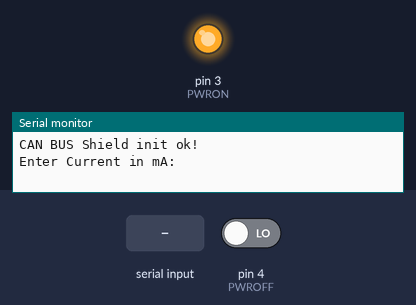
The sketch below on a simulated Arduino Uno, built with avr-gcc and run on an emulated ATmega328P. Parts: output pins drawn as LEDs (lit = HIGH), the last lines printed to the serial monitor. The inputs (shaded band) are chosen by the test bench; at power-on: pin 4 (PWROFF) LOW.

Above: at 5.4 s.
5.5 s: "90,45\n" received over Serial
At 7.8 s:
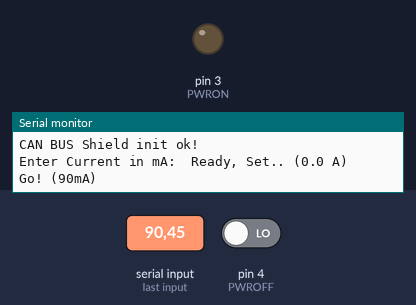
Timing chart, 0 to 9.3 s (numbered marks = the images above; inputs shaded):
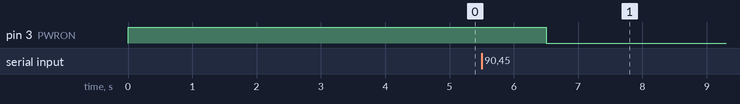

Measured:
- after the input at 5.5 s, pin 3 (PWRON): HIGH → LOW after 1.0 s

The sketch:

Speed_Performance.ino
```cpp
/**
 * This program sets the motor current to 1 A about 1 s after Startup
 * the motor current is repeatedly set, to prevent auto-turnoff
 * after the step ist set, the CAN-Bus is read till the usb plug is ripped off because the rollator drove off.
 *
 * @author Fabian Niederberger
 *
 */

#include <mcp_can.h>
#include <mcp_can_dfs.h>
#include <SoftwareSerial.h>   //Software Serial Port
#include <SPI.h>

#define PWRON 3
#define PWROFF 4
#define SPI_CS_PIN  10                                //Chipselect CAN on Pin 10

MCP_CAN CAN(SPI_CS_PIN);

const int odoCount = 10;                                // 1s / 0.04s = 25 for safety remove 3 cycles = 22
const int left = 266;                                   // motor left
const int right = 298;                                  // motor right
const int speedLeft = 256;                              // CAN FRAME ID for speed left wheel
const int speedRight = 288;                             // speed right wheel
const int odoLeft = 257;                                // odo ticks left wheel
const int odoRight = 289;                               // odo ticks right wheel
int current = 0;


void setup()
{
  Serial.begin(115200);

   pinMode(PWRON, OUTPUT);
   pinMode(PWROFF, INPUT);
  //turn on Rollator
  digitalWrite(PWRON, HIGH);

  delay(500);

  while (CAN_OK != CAN.begin(CAN_1000KBPS))              // init can bus : baudrate = 500k
  {
    Serial.println("CAN BUS Shield init fail");
    Serial.println(" Init CAN BUS Shield again");
    delay(100);
  }
  Serial.println("CAN BUS Shield init ok!");
  delay(2000);

  //Users chooses Current for Step Response run
  Serial.print("Enter Current in mA:\t");
  delay(2000);

  while(Serial.available() == 0)
  {
    //wait till user enters value for current
  }
  current = Serial.parseInt();                          //Parses Byte-Array in Buffer to int. No negative detection!

  if(current > 2000)
  {
    current = 2000;
  }
  if(current < 0)
  {
    current = 0;
  }

  Serial.println("Ready, Set.. (0.0 A)");
  delay(1000);

  sendCurrentToWheel(left, current);                    // Defined Current to left wheel
  sendCurrentToWheel(right, current);
  String printing1 = "Go! (";
  String printing2 = "mA)";
  Serial.println(printing1 + current + printing2);
}

void loop()
{
  //Generating Step-Response signal freq. < 1Hz
  //Max Current 2A

  if(digitalRead(PWROFF) == 0)
    digitalWrite(PWRON, LOW);


  //resend command in order to keep it running
  sendCurrentToWheel(left, current);                    // current to left wheel
  sendCurrentToWheel(right, current);

  readSpeed();

}

union {
  int integer;
  unsigned char byte[2];
} int2byte;

void sendCurrentToWheel(int side, int wheelSpeed)
{
  unsigned char sendBuf[5];
  int wheelCurrent = -2*wheelSpeed;

  int2byte.integer = wheelCurrent/3;
  sendBuf[0] = 2;
  sendBuf[1] = 0;
  sendBuf[2] = 0;
  sendBuf[3] = int2byte.byte[1];
  sendBuf[4] = int2byte.byte[0];

  CAN.sendMsgBuf(side, 0, 5, sendBuf);
}

void readSpeed()
{
  unsigned char len = 0;
  unsigned char buf[8];
  unsigned char val;

  if(CAN_MSGAVAIL == CAN.checkReceive())                // check if data coming
  {
    CAN.readMsgBuf(&len, buf);                          // read data,  len: data length, buf: data buf
    unsigned int canId = CAN.getCanId();

    //Preparation Excel table handling (Termite serial monitor adds time stamp to each message)
    Serial.print(canId);

    if((canId == 256) || (canId == 288)){         //CAN-Frame is Speed/Accel. Calculate usable value
        for(int i = 0; i<len; i++)                      // print the data
        {
            Serial.print(",\t");
            Serial.print(buf[i]);
        }
      }

    Serial.println(";");
  }
}
```
